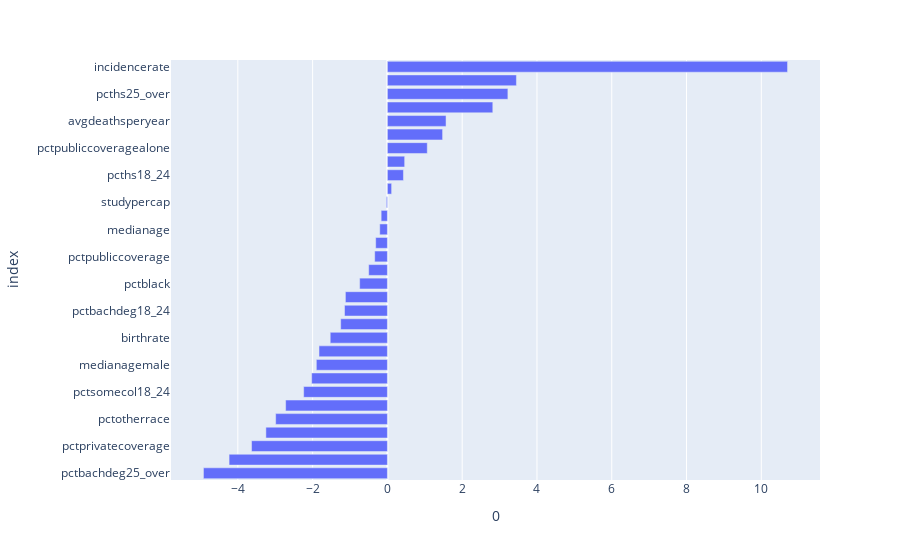

This figure's notebook cell:
### Markdown cell above
We can see that the residuals are normaly distributed and centered on zero (white noise), but are correlated to y_test, that means that there may be more information to exctract from these features, using some more complex type of regression

### Code cell
import plotly.express as px

feature_importances = pd.DataFrame(pipe.named_steps['customlinearregression'].coefs_.T, columns = numerical_vars)

feature_importances = feature_importances.T.sort_values(by = 0).T
fig = px.bar(feature_importances.T, x = 0)
fig.show()

### Figure 1 — Plotly figure (JSON) as saved in the notebook; plotly's stock layout.template omitted (floating-point values rounded to 4 significant figures)
{"data": [{"alignmentgroup": "True", "hovertemplate": "0=%{x}<br>index=%{y}<extra></extra>", "legendgroup": "", "marker": {"color": "#636efa"}, "name": "", "offsetgroup": "", "orientation": "h", "showlegend": false, "textposition": "auto", "type": "bar", "x": [-4.919, -4.234, -3.633, -3.25, -2.988, -2.722, -2.24, -2.026, -1.901, -1.829, -1.529, -1.25, -1.147, -1.123, -0.7419, -0.5005, -0.3396, -0.3131, -0.2049, -0.167, -0.028, 0.1129, 0.429, 0.4617, 1.066, 1.476, 1.568, 2.819, 3.222, 3.451, 10.7], "xaxis": "x", "y": ["pctbachdeg25_over", "pctmarriedhouseholds", "pctprivatecoverage", "pctemployed16_over", "pctotherrace", "pctnohs18_24", "pctsomecol18_24", "avganncount", "medianagemale", "pctwhite", "birthrate", "medianagefemale", "pctbachdeg18_24", "pctprivatecoveragealone", "pctblack", "popest2015", "pctpubliccoverage", "medincome", "medianage", "avghouseholdsize", "studypercap", "pctasian", "pcths18_24", "pctunemployed16_over", "pctpubliccoveragealone", "povertypercent", "avgdeathsperyear", "pctempprivcoverage", "pcths25_over", "percentmarried", "incidencerate"], "yaxis": "y"}], "layout": {"barmode": "relative", "legend": {"tracegroupgap": 0}, "margin": {"t": 60}, "xaxis": {"anchor": "y", "domain": [0, 1], "title": {"text": "0"}}, "yaxis": {"anchor": "x", "domain": [0, 1], "title": {"text": "index"}}}}
